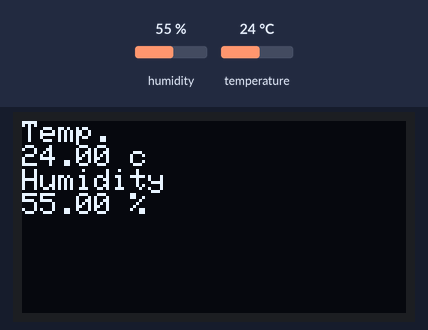
This sketch was run on a simulated ESP8266 (Wemos D1 mini). Shown: 128×64 one-colour display. The test bench sets the inputs (shaded band); at power-on: humidity 55 %, temperature 24 °C. The display library's start-up logo is not drawn.

Above: at 1.6 s.
1.7 s: humidity set to 22 %
At 4.1 s:
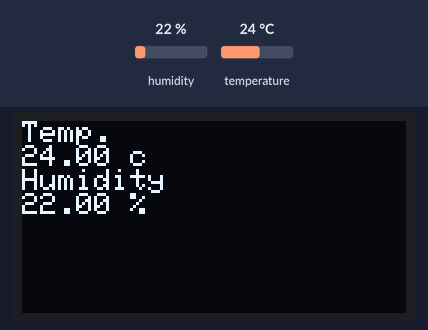
4.6 s: temperature set to 12 °C
At 6.5 s:
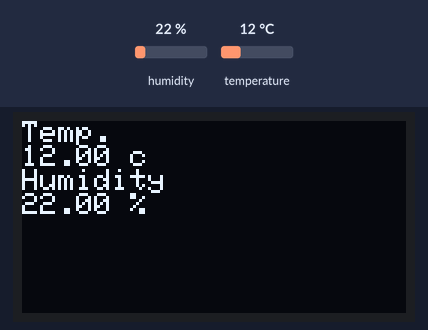
7.5 s: humidity set to 40 %
At 10.1 s:
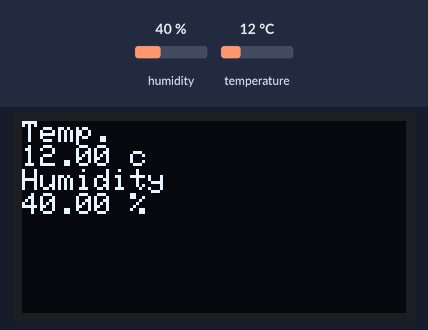
10.8 s: temperature set to 19 °C
Timing chart, 0 to 13.8 s (numbered marks = the images above; inputs shaded):
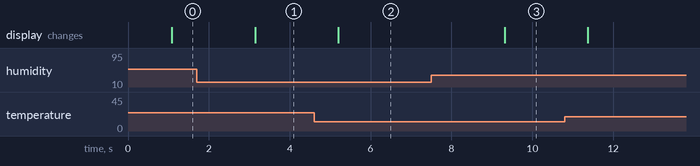

The sketch:

DHT22_D1-Mini_0.66-OLED_cloudfree.ino
```cpp
#include <SPI.h>
#include <Wire.h>
#include <Adafruit_GFX.h>
#include "Adafruit_SSD1306.h"
#include <DHT.h>

#define OLED_RESET 0  // GPIO0
Adafruit_SSD1306 display(OLED_RESET);

#define DHTPIN D4
#define DHTTYPE DHT22
DHT dht(DHTPIN, DHTTYPE);
  // by default, we'll generate the high voltage from the 3.3v line internally! (neat!)

void setup()
{
  Serial.begin(115200);
  dht.begin();
  display.begin(SSD1306_SWITCHCAPVCC, 0x3C);  // initialize with the I2C addr 0x3C (for the 64x48)
 display.display();
}

void loop()
{
  delay(1000);


  float h = dht.readHumidity();
  float t = dht.readTemperature();
  float f = dht.readTemperature(true);
  float bat = ESP.getVcc();// / 1024;
  // Check if any reads failed and exit early (to try again).
  if (isnan(h) || isnan(t) || isnan(f)) {
    display.println("Failed to read from DHT sensor!");
    return;
  }
         // Clear the display and set the cursor to the top left corner
  display.clearDisplay();
  display.setTextSize(1);
  display.setTextColor(WHITE);
  display.setCursor(0,0);
  // Temperature in Celsius
  display.println("Temp.");
  display.print(t);
  display.println(" c");
  // Humidity in %
  display.println("Humidity");
  display.print(h);
  display.println(" %");
  display.display();
}
```

Measured:
- after the input at 1.7 s, the display: changes after 1.4 s (image 1)
- after the input at 4.6 s, the display: changes after 0.60 s (image 2)
- after the input at 7.5 s, the display: changes after 1.8 s (image 3)
